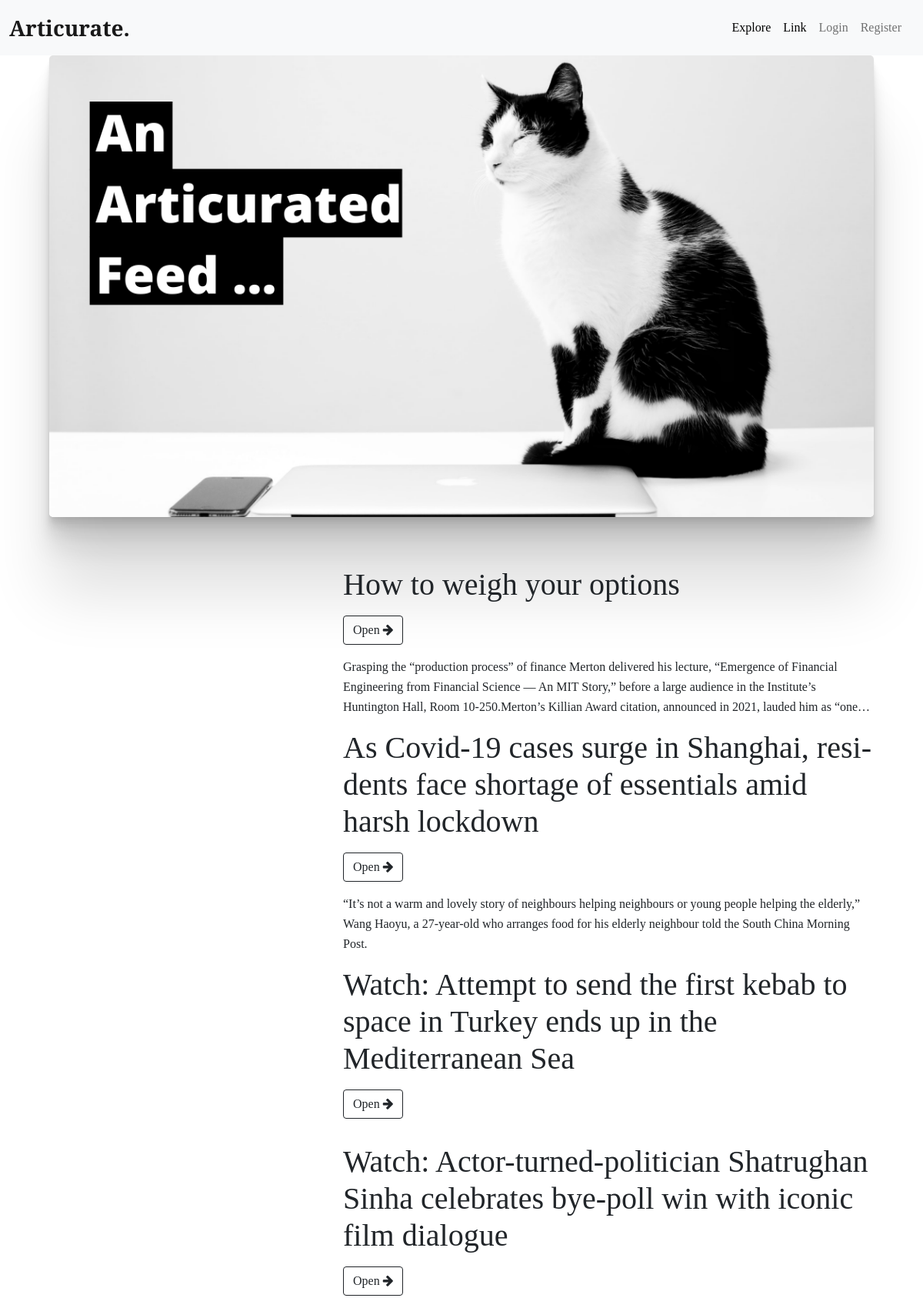
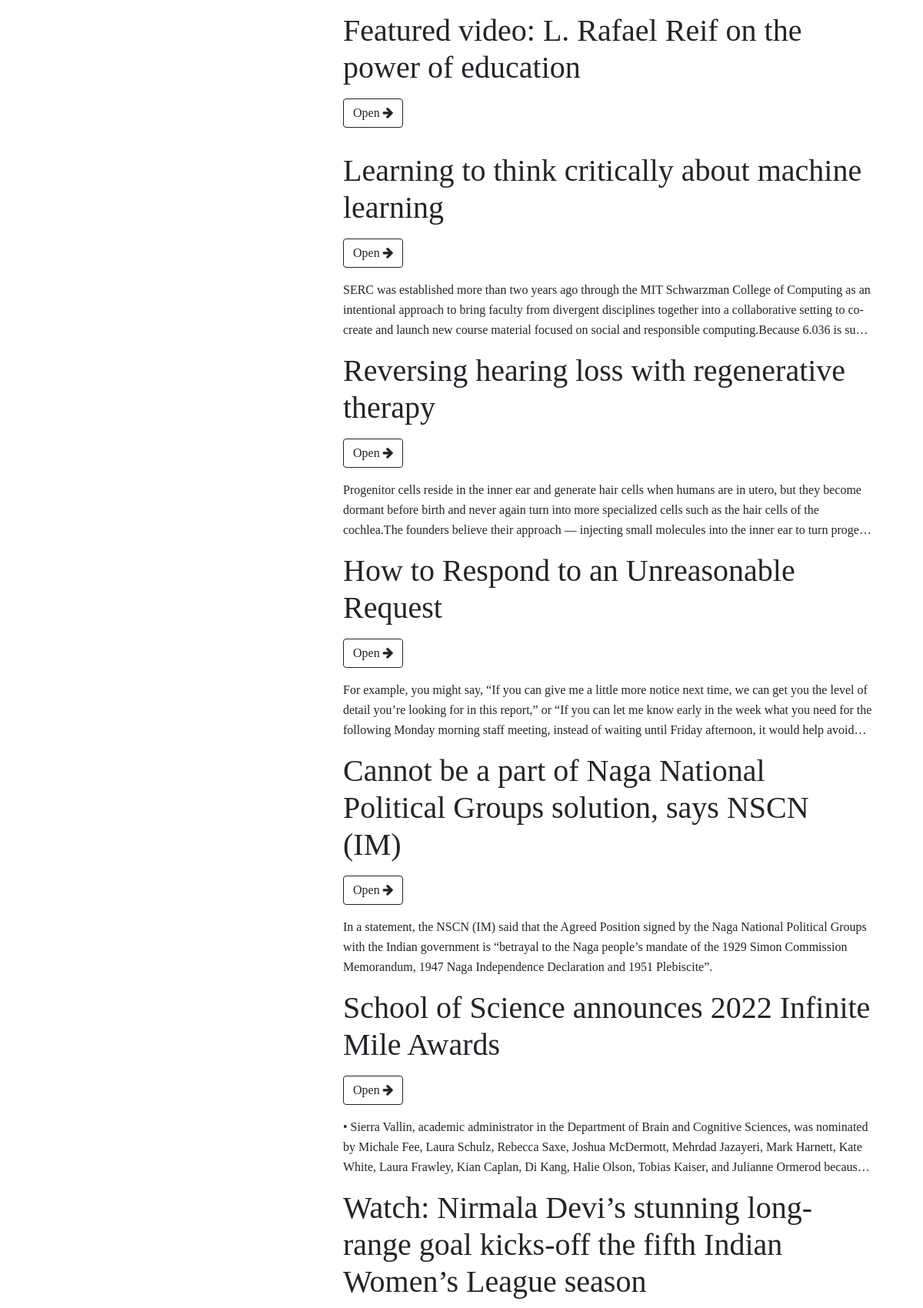
/explore (upper part), run on the app's committed database (2 pictures, top to bottom).
### app/models.py (models this page shows, shortened)
class Entry(db.Model):
    __tablename__ = "entries"
    id = db.Column(db.Integer, unique=True, primary_key=True)
    entry_created = db.Column(db.DateTime, nullable=False, default=datetime.utcnow)
    source_url = db.Column(db.String(240))
    title = db.Column(db.String(100))
    published_date = db.Column(db.DateTime)
    authors = db.Column(db.String(240))
    top_image = db.Column(db.String(240))
    content = db.Column(db.Text)
    summary = db.Column(db.Text)
    audio_file = db.Column(db.String(240))
    user_id = db.Column(db.Integer, db.ForeignKey("users.id"))
    feed_id = db.Column(db.Integer, db.ForeignKey("feeds.id"))

### app/main/routes.py (the view)
@main.route("/explore")
def get_latest_feed():
    feed = Feed.query.order_by(Feed.feed_generated.desc()).first()
    feed_entries = feed.entries.all()
    random.shuffle(feed_entries)
    return render_template("feed.html", feed_entries=feed_entries)

### app/templates/feed.html (shortened to what this page needs)
{% extends "layout.html" %}
{% block content %}
<div class="container-fluid" style="padding: 0 4rem 4rem 4rem;">
    <img src="{{url_for('static', filename='images/feedbanner.png')}}" alt="" class="img-fluid shadow-box mx-auto"
        style="height:600px; width:100%; border-radius:5px">
</div>
{% for article in feed_entries %}
<div class="container">
    <div class="row">
        <div class="col-md-4">
            <div class="container" style="height:100%;padding:2rem">
            </div>
        </div>
        <div class="col">
            <div class="container">
                <p class="display-6">
                    {{article.title}}
                </p>
                <a href="/e/{{article.id}}" class="btn btn-outline-dark">Open <i
                        class="fa fa-solid fa-arrow-right"></i></a>
                <p style="margin-top:1rem;overflow: hidden;text-overflow: ellipsis ; display: -webkit-box;
    -webkit-line-clamp: 3;
    -webkit-box-orient: vertical;">
                    {{article.summary}}
                </p>
            </div>
        </div>
    </div>
</div>
{% endfor %}
{% endblock %}

### app/templates/layout.html (shortened to what this page needs)
<!DOCTYPE html>
<html lang="en">
<head>
    <link href="https://cdn.jsdelivr.net/npm/bootstrap@5.1.3/dist/css/bootstrap.min.css" rel="stylesheet"
 />
    <link rel="stylesheet" href="https://cdnjs.cloudflare.com/ajax/libs/font-awesome/4.7.0/css/font-awesome.min.css" />
    <link rel="stylesheet" href="{{url_for('static', filename='styles/global.css')}}" />
</head>
<body>
    {% if nonav == NULL %}
    <nav class="navbar navbar-expand-lg navbar-light bg-light">
        <div class="container-fluid">
            <a class="navbar-brand" style="font-weight: 900;font-size:28px"
                href="{{url_for('main.index')}}">Articurate.</a>
            <div class="collapse navbar-collapse" id="navbarNavAltMarkup">
                <div class="navbar-nav ms-auto p-2">
                    <a class="nav-link" style="border-radius: 0px; color:black" aria-current="page"
                        href="{{url_for('main.get_latest_feed')}}">Explore</a>
                    <a class="nav-link" style="border-radius: 0px; color:black"
                        href="{{url_for('main.get_link')}}">Link</a>
                    {% if current_user.is_authenticated %}
                    <li class="nav-item">
                        <a class="nav-link" href="#">@{{current_user.username}}</a>
                    </li>
                    <li class="nav-item">
                        <a class="nav-link" style="color:crimson" href="{{url_for('users.logout')}}">logout</a>
                    </li>
                    {% else %}
                    <a class="nav-link" href="{{url_for('users.login')}}">Login</a>
                    <a class="nav-link" href="{{url_for('users.register')}}">Register</a>
                    {% endif %}
                </div>
            </div>
        </div>
    </nav>
    {% endif %}
    {% block content %}
    {% endblock %}
</body>
</html>

### app/static/styles/global.css (style rules this page uses)
body, html { height: 100%; width: 100%; font-family: "PT Serif", serif; }
p { font-family: "PT Serif", serif; font-size: 16px; line-height: 26px; word-wrap: break-word; overflow-wrap: break-word; hyphens: auto; }
.shadow-box { box-shadow: 0 2.8px 2.2px rgba(0, 0, 0, 0.034), 0 6.7px 5.3px rgba(0, 0, 0, 0.048), 0 12.5px 10px rgba(0, 0, 0, 0.06), 0 22.3px 17.9px rgba(0, 0, 0, 0.072), 0 41.8px 33.4px rgba(0, 0, 0, 0.086), 0 100px 80px rgba(0, 0, 0, 0.12); }

### data on the page
Entry: title "How to weigh your options", summary "Grasping the “production process” of finance Merton delivered his lecture, “Emergence of Financial Engineering from Financial Science — An MIT Story,” before a large audience in the Institute’s Huntington Hall, Room 10-250.Merton’s Killian Award citation, announced in 2021, lauded him as “one…"
Entry: title "As Covid-19 cases surge in Shanghai, residents face shortage of essentials amid harsh lockdown", summary "“It’s not a warm and lovely story of neighbours helping neighbours or young people helping the elderly,” Wang Haoyu, a 27-year-old who arranges food for his elderly neighbour told the South China Morning Post."
Entry: title "Watch: Attempt to send the first kebab to space in Turkey ends up in the Mediterranean Sea"
Entry: title "Watch: Actor-turned-politician Shatrughan Sinha celebrates bye-poll win with iconic film dialogue"
Entry: title "Featured video: L. Rafael Reif on the power of education"
Entry: title "Learning to think critically about machine learning", summary "SERC was established more than two years ago through the MIT Schwarzman College of Computing as an intentional approach to bring faculty from divergent disciplines together into a collaborative setting to co-create and launch new course material focused on social and responsible computing.Because 6.036 is…"
Entry: title "Reversing hearing loss with regenerative therapy", summary "Progenitor cells reside in the inner ear and generate hair cells when humans are in utero, but they become dormant before birth and never again turn into more specialized cells such as the hair cells of the cochlea.The founders believe their approach — injecting small molecules into the inner ear to…"
Entry: title "How to Respond to an Unreasonable Request", summary "For example, you might say, “If you can give me a little more notice next time, we can get you the level of detail you’re looking for in this report,” or “If you can let me know early in the week what you need for the following Monday morning staff meeting, instead of waiting until Friday afternoon, it would help…"
Entry: title "Cannot be a part of Naga National Political Groups solution, says NSCN (IM)", summary "In a statement, the NSCN (IM) said that the Agreed Position signed by the Naga National Political Groups with the Indian government is “betrayal to the Naga people’s mandate of the 1929 Simon Commission Memorandum, 1947 Naga Independence Declaration and 1951 Plebiscite”."
Entry: title "School of Science announces 2022 Infinite Mile Awards", summary "• Sierra Vallin, academic administrator in the Department of Brain and Cognitive Sciences, was nominated by Michale Fee, Laura Schulz, Rebecca Saxe, Joshua McDermott, Mehrdad Jazayeri, Mark Harnett, Kate White, Laura Frawley, Kian Caplan, Di Kang, Halie Olson, Tobias Kaiser, and Julianne Ormerod…"
Entry: title "Watch: Nirmala Devi’s stunning long-range goal kicks-off the fifth Indian Women’s League season"
